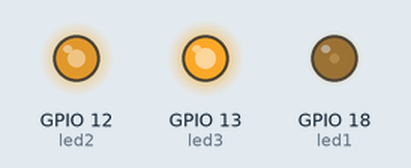
Recording of a program running on a simulated Raspberry Pi (BCM pin numbers). Shown: output pins drawn as LEDs (lit = HIGH). Random numbers come from a fixed seed.

Above: at 0.05 s.
At 5.05 s:
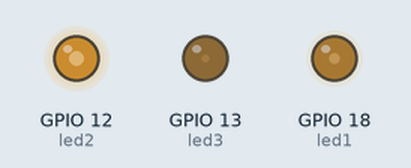
At 9.95 s:
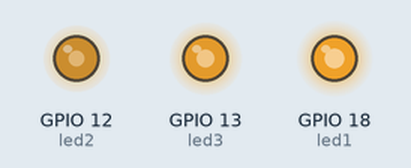
At 19.95 s:
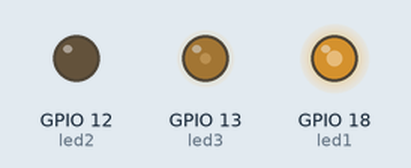
At 29.86 s:
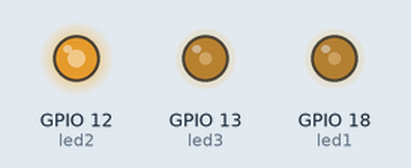
At 39.86 s:
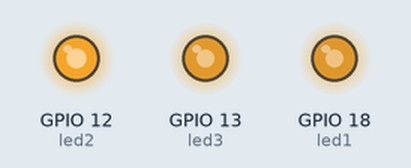
Timing chart, 0 to 40.0 s (numbered marks = the images above):
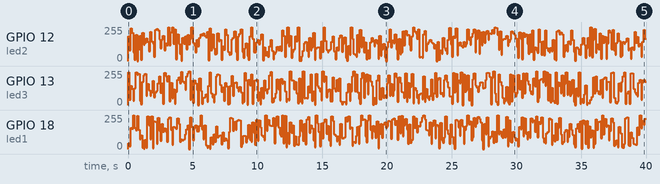

Measured:
- by itself, GPIO 18 (led1): 0/255 → 43/255 at 0.00 s, → 20/255 0.10 s later, → 161/255 0.10 s later, → 153/255 0.10 s later, … (397 changes in this stretch)
- by itself, GPIO 12 (led2): 0/255 → 184/255 at 0.00 s, → 82/255 0.10 s later, → 247/255 0.10 s later, → 212/255 0.10 s later, … (397 changes in this stretch)

The program:

led_Party.py
```python
import RPi.GPIO as GPIO
import random
import time
GPIO.setmode(GPIO.BCM)
GPIO.setup(18, GPIO.OUT)
GPIO.setup(12, GPIO.OUT)
GPIO.setup(13, GPIO.OUT)
led1 = GPIO.PWM(18, 100)
led2 = GPIO.PWM(12, 100)
led3 = GPIO.PWM(13, 100)
led1.start(100)
led2.start(100)
led3.start(100)
while True:
	led1.ChangeDutyCycle(random.randint(0,100))
	led2.ChangeDutyCycle(random.randint(0,100))
	led3.ChangeDutyCycle(random.randint(0,100))
	time.sleep(0.10)
```
